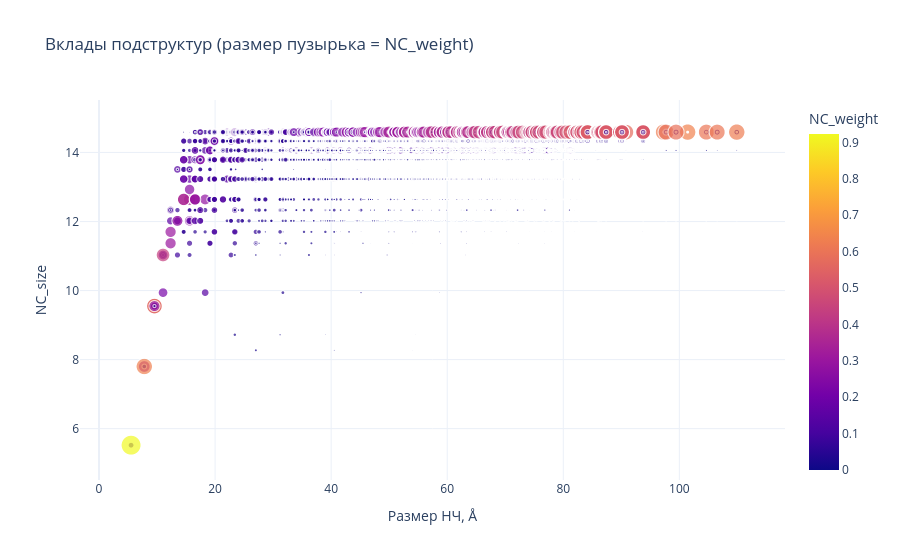

This figure's notebook cell:
### Code cell
fig = px.scatter(pivot_df, 
                 x="NP_size", 
                 y="NC_size", 
                 size="NC_weight", 
                 color="NC_weight",
                 hover_data=['NP_size', 'NC_size', 'NC_weight'],
                 title="Вклады подструктур (размер пузырька = NC_weight)",
                 labels={'NP_size': 'Размер НЧ, Å', 'NC_size, Å': 'Размер подструктурах'},
                 template='plotly_white')

fig.write_image("../images/NP_compositions_by_NC_size.png", scale=2)

fig.show()

### Figure 1 — Plotly figure (JSON) as saved in the notebook; plotly's stock layout.template omitted (floating-point values rounded to 4 significant figures; data arrays with more than 128 entries replaced by an {"elided": "..."} marker saying what was removed)
{"data": [{"customdata": {"elided": "33456x1 float values"}, "hovertemplate": "Размер НЧ, Å=%{x}<br>NC_size=%{y}<br>NC_weight=%{marker.color}<extra></extra>", "legendgroup": "", "marker": {"color": {"elided": "33456 float values"}, "coloraxis": "coloraxis", "size": {"elided": "33456 float values"}, "sizemode": "area", "sizeref": 0.002308, "symbol": "circle"}, "mode": "markers", "name": "", "showlegend": false, "type": "scattergl", "x": {"elided": "33456 float values"}, "xaxis": "x", "y": {"elided": "33456 float values"}, "yaxis": "y"}], "layout": {"coloraxis": {"colorbar": {"title": {"text": "NC_weight"}}, "colorscale": [[0, "#0d0887"], [0.1111, "#46039f"], [0.2222, "#7201a8"], [0.3333, "#9c179e"], [0.4444, "#bd3786"], [0.5556, "#d8576b"], [0.6667, "#ed7953"], [0.7778, "#fb9f3a"], [0.8889, "#fdca26"], [1, "#f0f921"]]}, "legend": {"itemsizing": "constant", "tracegroupgap": 0}, "title": {"text": "Вклады подструктур (размер пузырька = NC_weight)"}, "xaxis": {"anchor": "y", "domain": [0, 1], "title": {"text": "Размер НЧ, Å"}}, "yaxis": {"anchor": "x", "domain": [0, 1], "title": {"text": "NC_size"}}}}
